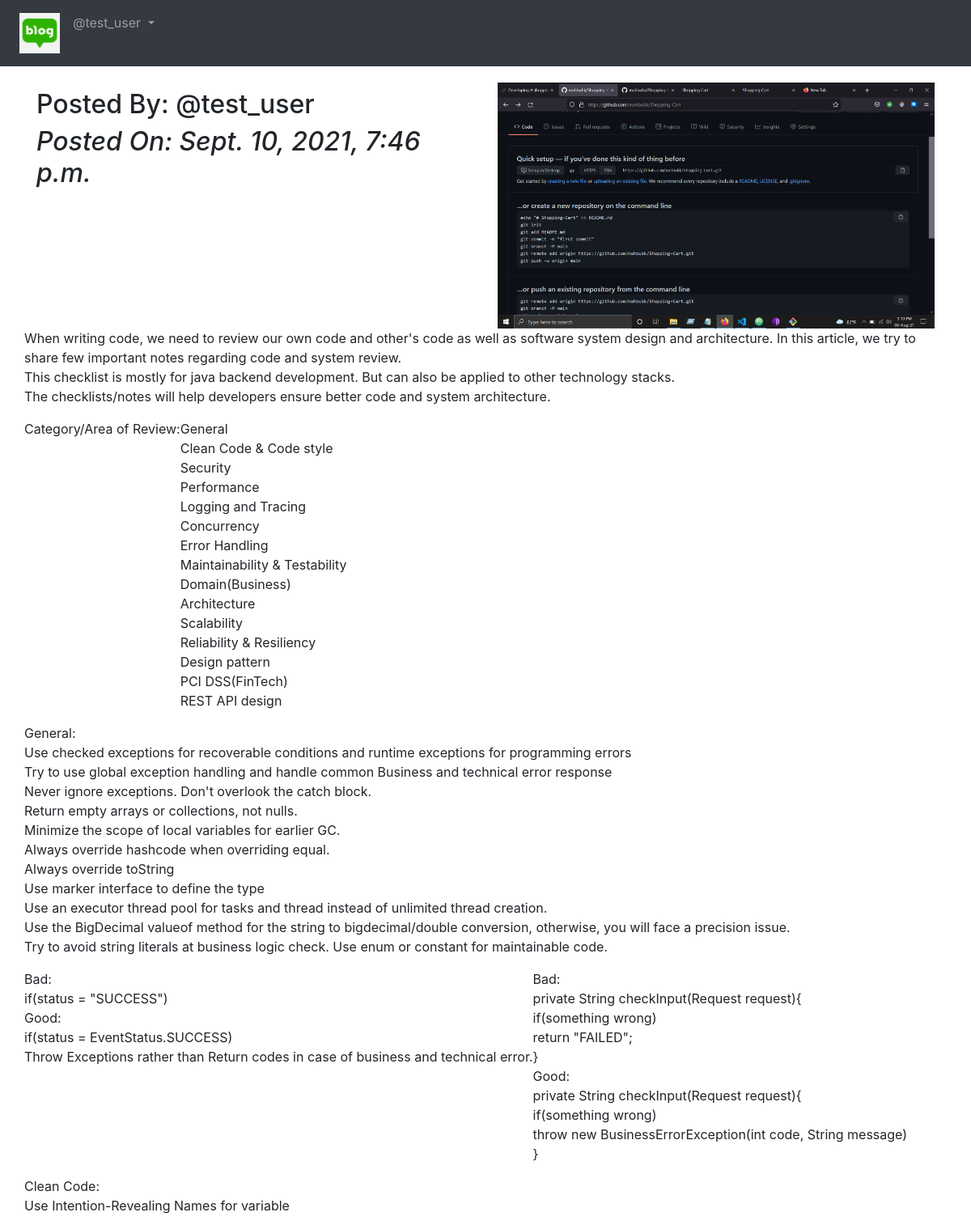
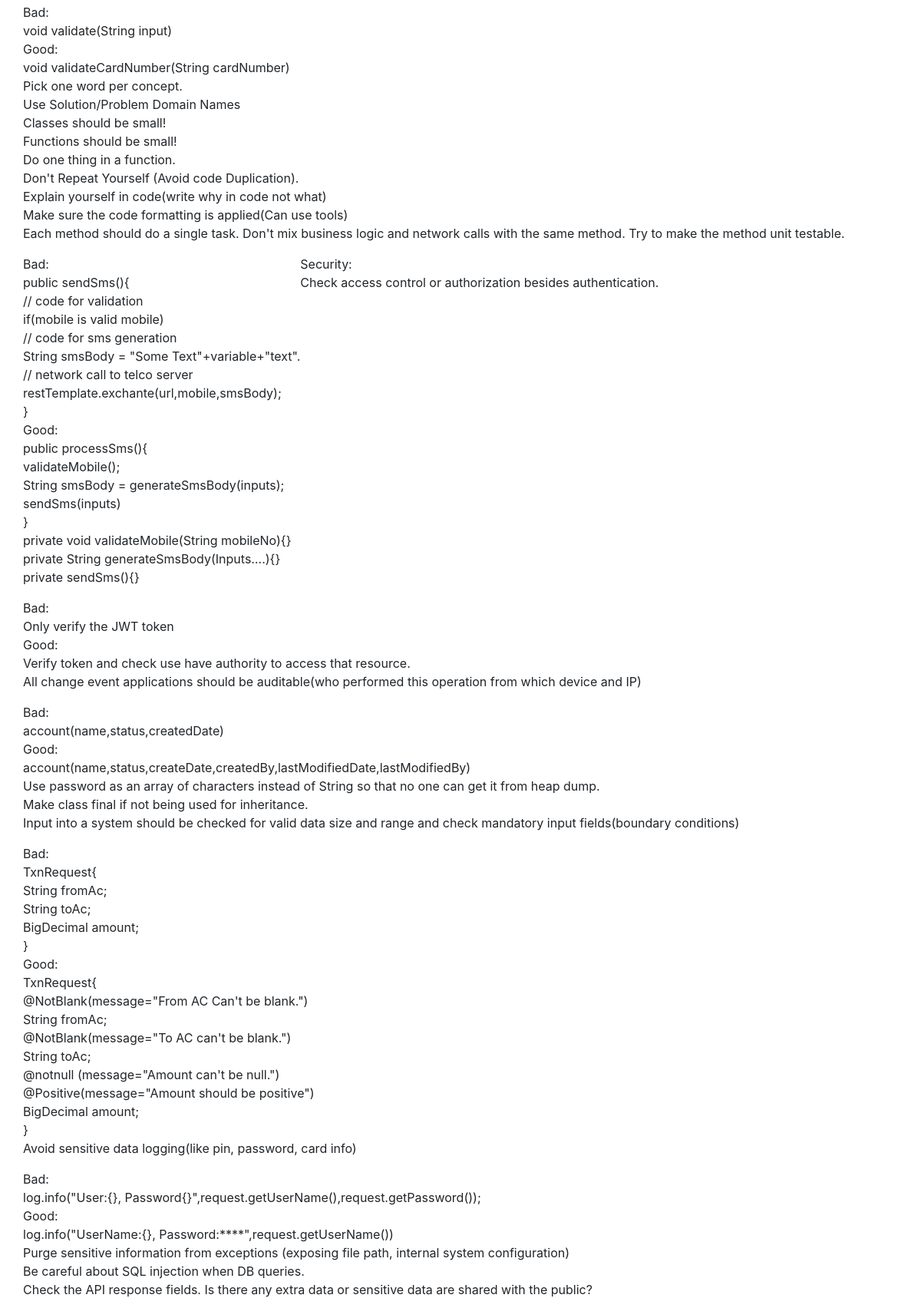
The page /blog/details/Code-and-System-Design-Review-Checklist-a43f79ce-1724-47d9-98c2-83a1591ff247 (signed in, upper part) on the database its author committed (2 pictures, top to bottom).
### App_Blog/models.py (models this page shows, shortened)
class Blog(models.Model):
    author = models.ForeignKey(User, on_delete=models.CASCADE, related_name='post_author')
    blog_title = models.CharField(max_length=264, verbose_name='Put a Title')
    slug = models.SlugField(max_length=264, unique=True)
    blog_content = models.TextField(verbose_name='What is on your mind?')
    blog_image = models.ImageField(upload_to='blog_images', verbose_name='Image')
    publish_date = models.DateTimeField(auto_now_add=True)
    update_date = models.DateTimeField(auto_now=True)
    class Meta:
        ordering = ['-publish_date',]

### App_Blog/views.py (the view, shortened to what this page needs)
# urls.py: path('details/<slug:slug>', views.blog_details, name='blog_details'),
@login_required
def blog_details(request, slug):
    blog = Blog.objects.get(slug=slug)
    comment_form = CommentForm()
    return render(request, 'App_Blog/blog_details.html', context={'blog':blog, 'comment_form':comment_form})

### templates/App_Blog/blog_details.html (shortened to what this page needs)
{% extends 'base.html' %}
{% load crispy_forms_tags %}
{% block body_block %}
<div class="row">
  <div class="col-sm-6">
    <h2>Posted By: @{{ blog.author }}</h2>
    <i><h2>Posted On: {{ blog.publish_date }}</h2></i>
  </div>
  <div class="col-sm-6">
    <img src="/media/{{ blog.blog_image }}" width="100%">
  </div>
   <p>{{ blog.blog_content|linebreaks }}</p>
</div>
 <br>
 <br>
{% endblock %}

### templates/base.html (shortened to what this page needs)
<!DOCTYPE html>
{% load static %}
<html lang="en" dir="ltr">
<head>
  <link rel="stylesheet" href="https://maxcdn.bootstrapcdn.com/bootstrap/4.4.1/css/bootstrap.min.css">
  <link href="https://maxcdn.bootstrapcdn.com/font-awesome/4.7.0/css/font-awesome.min.css" rel="stylesheet">
</head>
<body>
  <nav class="navbar navbar-expand-sm bg-dark navbar-dark">
    <ul class="navbar-nav">
      <li class="nav-item active">
        <a class="nav-link" href="{% url 'index' %}"><img src="/media/logo.png" width="50px"></a>
      </li>
      {% if user.is_authenticated %}
      <div class="nav-item dropdown">
        <a class="nav-link dropdown-toggle" href="#" id="navbardrop" data-toggle="dropdown">
          @{{user.username}}
        </a>
      </div>
      {% endif %}
    </ul>
  </nav>
  <div class="container" style="padding-top:20px">
    {% block body_block %}
    {% endblock %}
  </div>
</body>
</html>

### rows shown on the page
Blog: author "test_user", publish_date "Sept. 10, 2021, 7:46 p.m.", blog_image (picture), blog_content "When writing code, we need to review our own code and other's code as well as software system design and architecture. In this article, we try to share few important notes regarding code and system review. This checklist is mostly for java backend development. But can also be applied to other technology stacks. The checklists/notes will help developers ensure better code and system architecture. Category/Area of Review: General Clean Code & Code style Security Performance Logging and Tracing Concurrency Error Handling Maintainability & Testability Domain(Business) Architecture Scalability Reliability & Resiliency Design pattern PCI DSS(FinTech) REST API design General: Use checked…"

### other values the page prints
{{ user.username }} "test_user"
